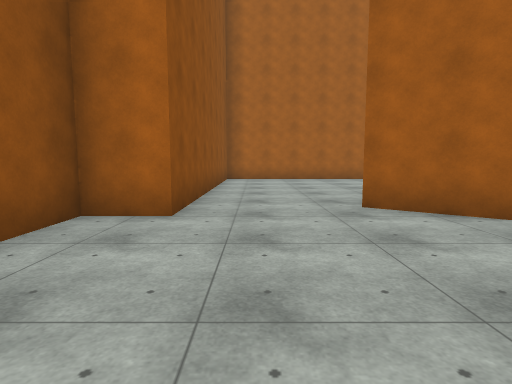
[1] (above)

19 first-person views from a walk through a 3-D level made in the Unity game engine. The camera is 1.4 m above the floor, tilts 6° down and sees 80° across. The floor is counted in squares, 2 m on a side. Each view is taken from the middle of a square. On the plan, view 1 faces up. The plan holds only what a view shows up to about 10 squares ahead; the rest is blank. The place goes on beyond the plan. Surface patterns are stand-ins for the level's own textures.

[2]
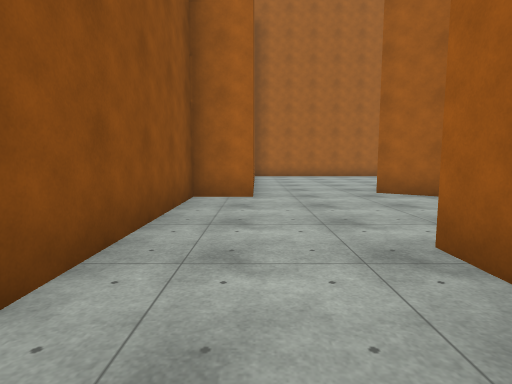

[3]
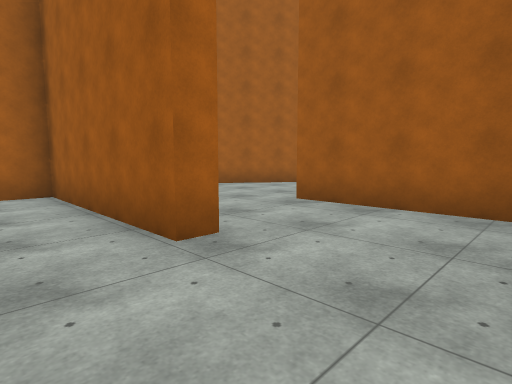

[4]
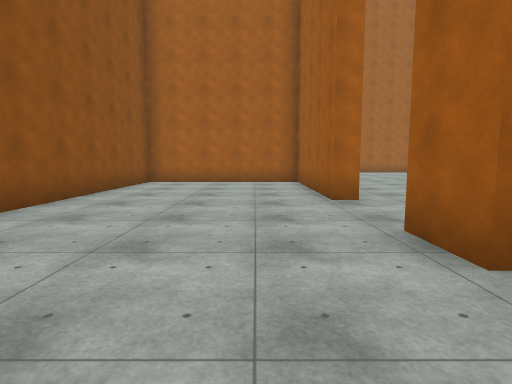

[5]
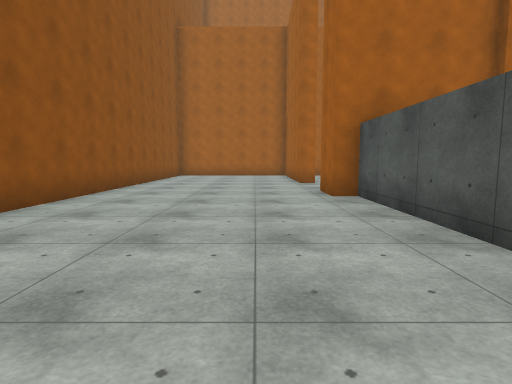

[6]
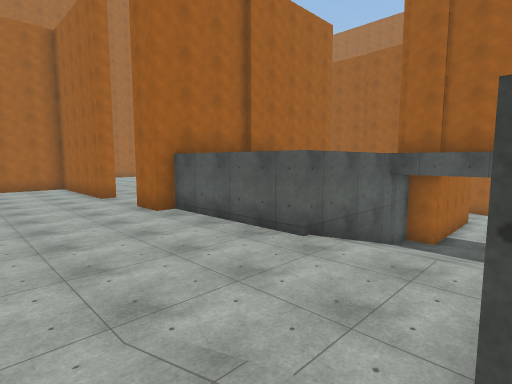

[7]
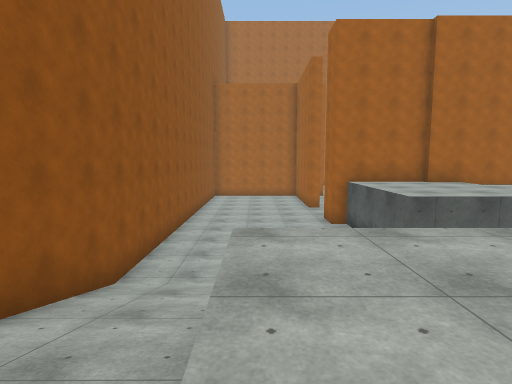

[8]
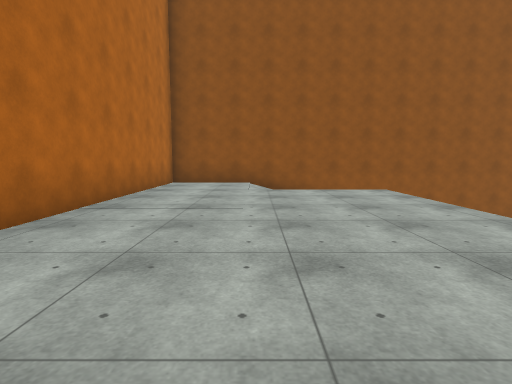

[9]
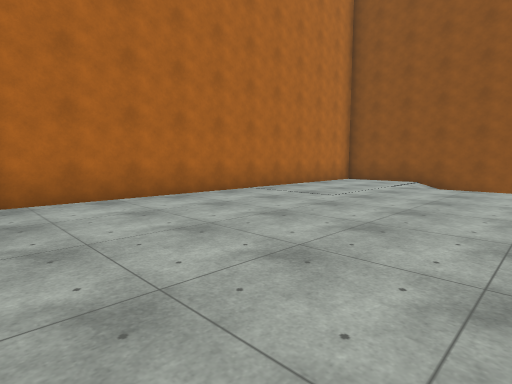

[10]
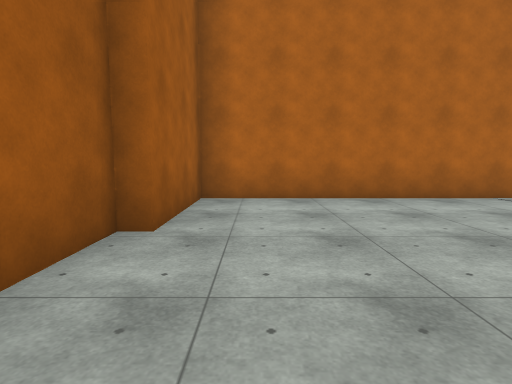

[11]
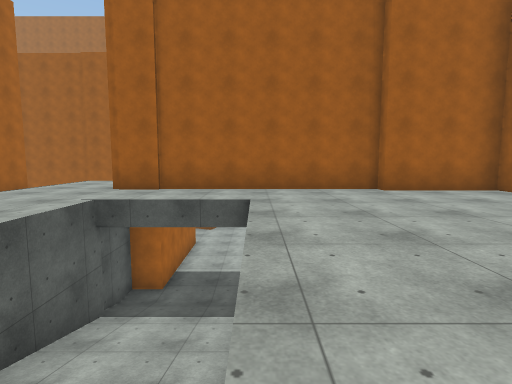

[12]
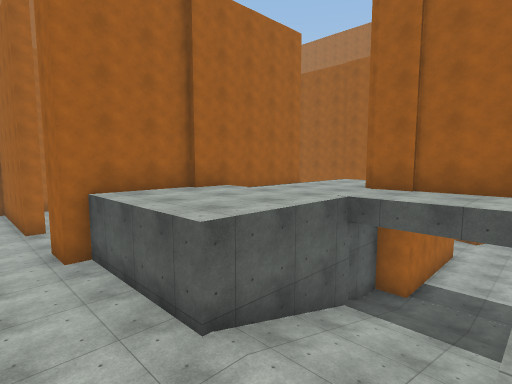

[13]
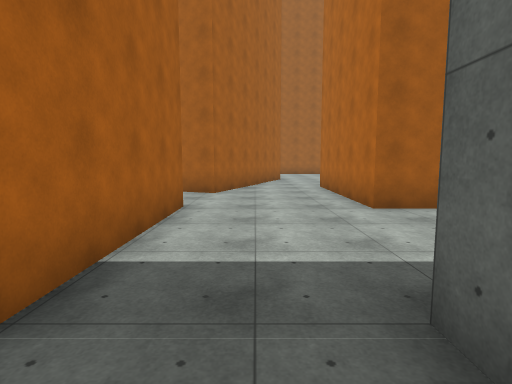

[14]
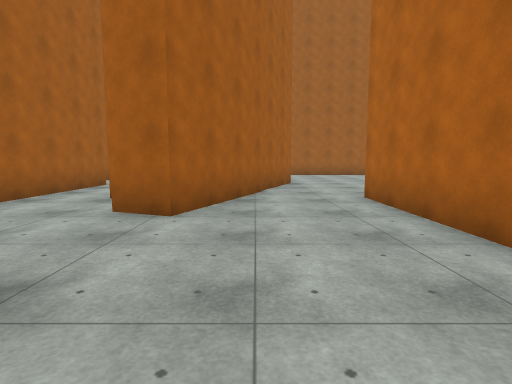

[15]
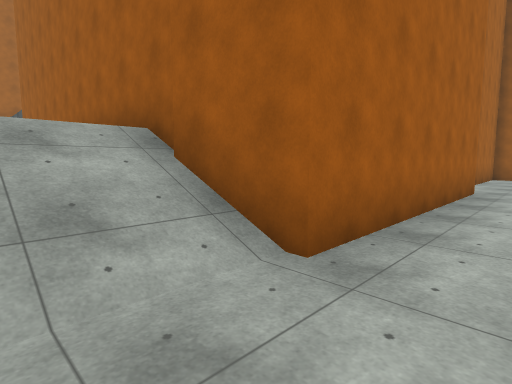

[16]
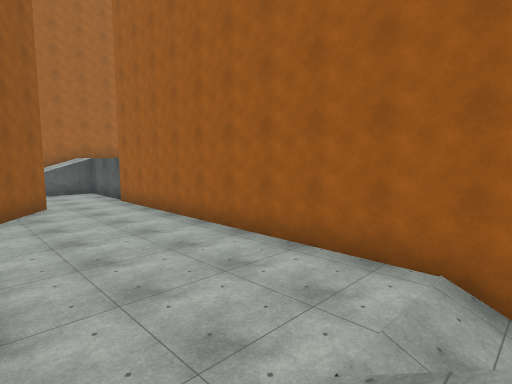

[17]
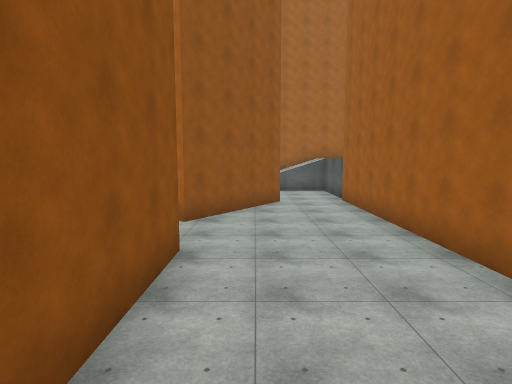

[18]
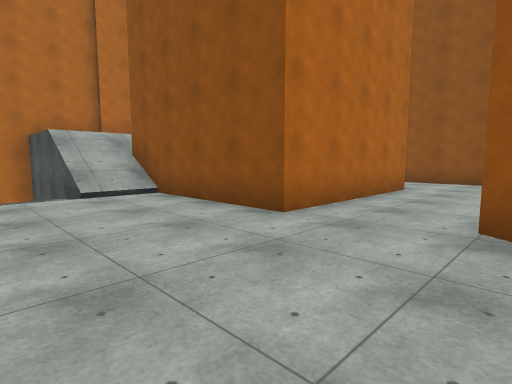

[19]
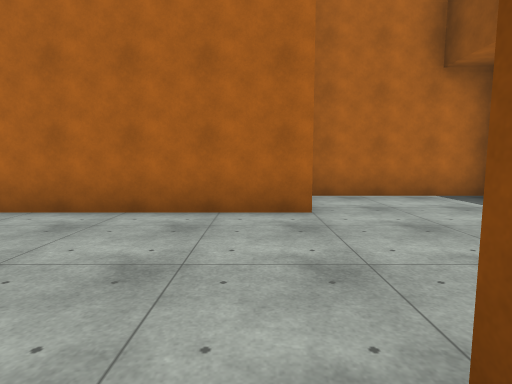

### Floor plan
Key: @ floor where view 1 was taken; # wall or solid block; . main floor; - floor 2.25 m lower than the main floor; : floor 2.75 m higher than the main floor; / step, stairs or slope.
Columns run from 8 left of view 1 to 19 right of it. Each row starts with its distance up from view 1.
 10        #....
  9        #....
  8        #....
  7        #...    ..
  6        #...   #..#
  5        #..## ##..#
  4 ########...###...#
  3 #.....#.....#....#
  2 #.....#..........#
  1 #.....#..........#
  0 #.....#.@####....#
 -1 #........#  #....#
 -2 #........#  #....#
 -3 #.....#  #  #//..#
 -4 #.....#######////#
 -5 #.....::::///////######   ##
 -6 #.....:::::::::-------------
 -7 #.....:::::::: -------
 -8 #.....#///#/####----#
 -9 #///...////-------####
-10 #///...////----------###
-11 #///////////-----------#
-12 #//:::::::::----####-----
-13 #///::::::::----#     ---
-14 #///:::::::######
-15 #::::::::::#
-16 #::::::::::#
-17 ############

Positions as (right, up) in squares from view 1, and headings:
1: (0, 0), facing up
2: (-1, -2), facing up
3: (-4, -3), facing up-right
4: (-4, -6), facing up
5: (-4, -10), facing up
6: (-6, -11), facing up-right
7: (-5, -14), facing up
8: (2, -14), facing left
9: (3, -11), facing down-left
10: (2, -11), facing down
11: (-4, -11), facing right
12: (-4, -11), facing up-right
13: (2, -10), facing right
14: (6, -10), facing right
15: (7, -7), facing up-right
16: (5, -4), facing up-right
17: (6, -4), facing up
18: (8, 3), facing down-left
19: (8, -8), facing down
